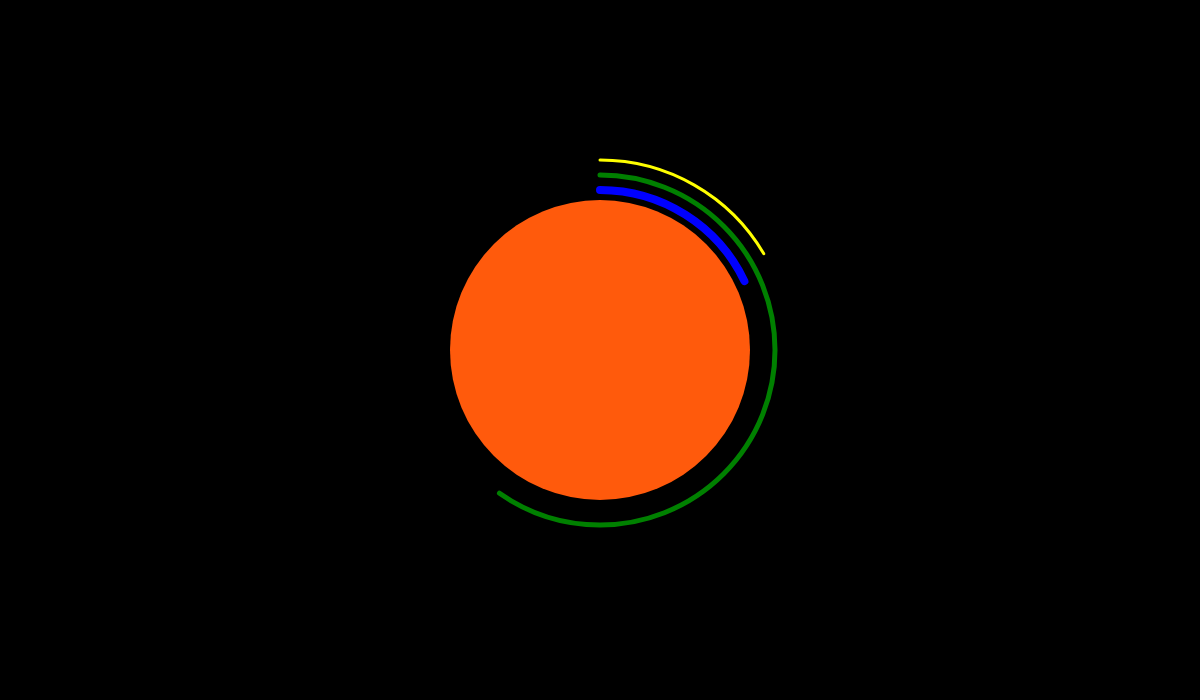
Frame 1 (no input)
Frame 60 (no input): identical to frame 1, image omitted
Frame 120 (the mouse pressed at the canvas centre since frame 60): identical to frame 1, image omitted

The p5.js sketch that drew this single still picture (run headless with seeded random() and noise() and a simulated clock; from frame 60 on, the mouse is pressed at the canvas centre):

// p5.js sketch
// ── sketch.js
function setup() {
  createCanvas(1200, 700);
  noStroke();
}

function draw() {
  background(0);
  // Scale the mouseX value from 0 to 720 to a range between 0 and 175
  let s = map(height, 0, width, -5000, 700);
  let m = map(height, 0, width, -5000, 500);
  // Scale the mouseX value from 0 to 720 to a range between 40 and 300
  let h = map(height, 1, width, -5000, 100);
  fill(255, 90, 12);
  
//arc(50, 55, 50, 50, 0, HALF_PI);
fill ("black");
stroke("yellow")
strokeWeight(3)
arc(width/2, height/2, 380, 380, -HALF_PI, s + PI);
stroke("green")
strokeWeight(5)
arc(width/2, height/2, 350, 350, -HALF_PI, m + PI);
stroke("blue")
strokeWeight(8)
arc(width/2, height/2, 320, 320, -HALF_PI, h + PI);
 noStroke()
 fill(255, 90, 12);
ellipse(width/2, height/2, 300, 300);
}
